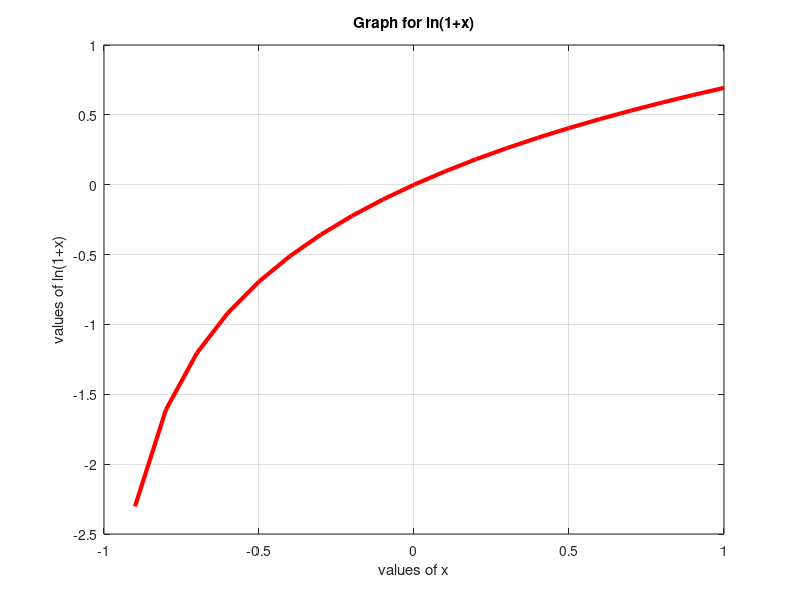

Here is the MATLAB script that generated this plot: (Note: this script raises an error after producing the figure.)
x = -0.9: 0.1: 1;

% Plotting for Task 1
plot(x, log(1+x), 'r', 'LineWidth', 3);
hold on;
title('Graph for ln(1+x)');
xlabel('values of x');
ylabel('values of ln(1+x)');
grid;

% Plotting for Task 2
plot(x, naturalLog(x, 1), 'b--', 'LineWidth', 3);
hold on;
plot(x, naturalLog(x, 3), 'c:', 'LineWidth', 3);
hold on;
plot(x, naturalLog(x, 5), 'k-.', 'LineWidth', 3);
hold on;
plot(x, naturalLog(x, 20), 'g', 'LineWidth', 3);
hold off;

legend('y = ln(1+x)', 'y = nLog(x, 1)', 'y = nLog(x, 3)', 'y = nLog(x, 5)', 'y = nLog(x, 20)', 'location', 'southeast');